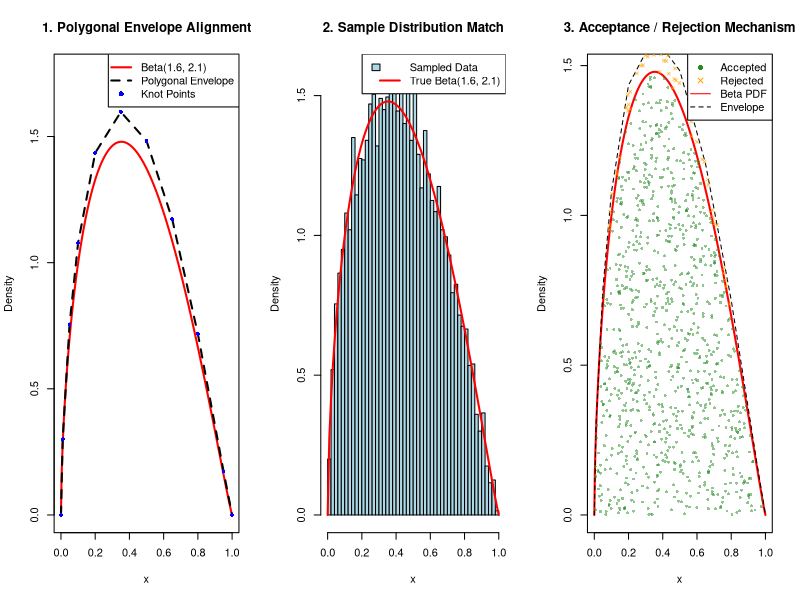

R code for this plot:
# ==============================================================================
# REJECTION SAMPLING FROM Beta(1.6, 2.1) VIA POLYGONAL ENVELOPE
#
# Methodology based on:
#   Karlis, D., & Xekalaki, E. (2003). On some rejection sampling methods for
#   continuous distributions. In "Advances in Mathematical and Statistical
#   Modeling" (A. Charalambous et al., Eds.), pp. 319-332. Birkhäuser.
#
# Key Idea:
#   By constructing a piecewise-linear (polygonal) upper envelope h(x) that 
#   closely bounds the Beta PDF f(x), we achieve a high acceptance rate (~94%)
#   while keeping the inverse-CDF sampling step mathematically exact.
# ==============================================================================

set.seed(123)

alpha <- 1.6
beta_param <- 2.1

# 1. Define envelope control points above the Beta(1.6, 2.1) curve
x_points <- c(0, 0.01, 0.05, 0.10, 0.20, 0.35, 0.50, 0.65, 0.80, 0.95, 1.0)
f_vals <- dbeta(x_points, alpha, beta_param)
h_points <- f_vals * 1.08  # 8% safety clearance above target density

# Slopes and segment areas
dx <- diff(x_points)
dh <- diff(h_points)
slopes <- dh / dx

segment_areas <- 0.5 * (h_points[-length(h_points)] + h_points[-1]) * dx
total_area <- sum(segment_areas)  # Area = scaling factor c
c_bound <- total_area

p_segments <- segment_areas / total_area
cdf_segments <- c(0, cumsum(p_segments))

# Inverse CDF sampling function (vectorized & stable)
sample_from_envelope <- function(n) {
  u1 <- runif(n)
  seg_indices <- findInterval(u1, cdf_segments, rightmost.closed = TRUE)
  seg_indices <- pmin(pmax(seg_indices, 1), length(dx))
  
  u2 <- runif(n)
  x_out <- numeric(n)
  
  for (i in seq_len(n)) {
    idx <- seg_indices[i]
    x0 <- x_points[idx]
    h0 <- h_points[idx]
    m  <- slopes[idx]
    w  <- dx[idx]
    
    if (abs(m) < 1e-10) {
      x_out[i] <- x0 + u2[i] * w
    } else {
      seg_area <- segment_areas[idx]
      target_area <- u2[i] * seg_area
      discriminant <- h0^2 + 2 * m * target_area
      t_val <- (-h0 + sqrt(pmax(0, discriminant))) / m
      x_out[i] <- x0 + t_val
    }
  }
  return(x_out)
}

# Envelope density evaluation h(x)
h_func <- function(x) {
  idx <- findInterval(x, x_points, rightmost.closed = TRUE)
  idx <- pmin(pmax(idx, 1), length(slopes))
  h_points[idx] + slopes[idx] * (x - x_points[idx])
}

# Rejection Sampling Execution (Tracking accepted and rejected points for plotting)
n_target <- 10000
samples <- numeric(n_target)
accepted <- 0
total_attempts <- 0

# Sample collections for visual demonstration of accepted/rejected points
all_propsed_x <- c()
all_proposed_u_scaled <- c()
all_accepted_flags <- c()

while (accepted < n_target) {
  k <- n_target - accepted
  x_prop <- sample_from_envelope(k)
  u <- runif(k)
  
  f_x <- dbeta(x_prop, alpha, beta_param)
  h_x <- h_func(x_prop)
  
  accept <- u <= (f_x / h_x)
  
  # Store a subset of 1,000 proposed points for the diagnostic plot
  if (length(all_propsed_x) < 1000) {
    all_propsed_x <- c(all_propsed_x, x_prop)
    all_proposed_u_scaled <- c(all_proposed_u_scaled, u * h_x)
    all_accepted_flags <- c(all_accepted_flags, accept)
  }
  
  n_acc <- sum(accept)
  if (n_acc > 0) {
    samples[(accepted + 1):(accepted + n_acc)] <- x_prop[accept]
    accepted <- accepted + n_acc
  }
  total_attempts <- total_attempts + k
}

emp_acceptance_rate <- n_target / total_attempts
cat(sprintf("Theoretical Acceptance Probability: %.2f%%\n", (1 / c_bound) * 100))
cat(sprintf("Empirical Acceptance Rate: %.2f%%\n", emp_acceptance_rate * 100))

#################################################################
################        PLOTTING RESULTS         ################
#################################################################

# Set up a 1x3 grid for comprehensive visual diagnostics
par(mfrow = c(1, 3))

# Plot 1: Target Density vs. Polygonal Envelope
x_grid <- seq(0, 1, length.out = 300)
beta_density <- dbeta(x_grid, alpha, beta_param)
envelope_vals <- sapply(x_grid, h_func)

plot(x_grid, beta_density, type = "l", col = "red", lwd = 2,
     xlab = "x", ylab = "Density",
     main = "1. Polygonal Envelope Alignment",
     ylim = c(0, max(envelope_vals) * 1.1))
lines(x_grid, envelope_vals, col = "black", lty = 2, lwd = 2)
points(x_points, h_points, col = "blue", pch = 16, cex = 0.8)
legend("topright", legend = c("Beta(1.6, 2.1)", "Polygonal Envelope", "Knot Points"),
       col = c("red", "black", "blue"), lty = c(1, 2, NA), pch = c(NA, NA, 16), lwd = 2)

# Plot 2: Histogram of Accepted Samples vs True Density
hist(samples, breaks = 50, freq = FALSE, col = "lightblue",
     main = "2. Sample Distribution Match",
     xlab = "x", ylab = "Density")
curve(dbeta(x, alpha, beta_param), add = TRUE, col = "red", lwd = 2)
legend("topright", legend = c("Sampled Data", "True Beta(1.6, 2.1)"),
       fill = c("lightblue", NA), border = c("black", NA),
       col = c(NA, "red"), lty = c(NA, 1), lwd = c(NA, 2))

# Plot 3: Acceptance / Rejection Visual Demonstration
plot_n <- 1000
sub_x <- all_propsed_x[1:plot_n]
sub_u <- all_proposed_u_scaled[1:plot_n]
sub_acc <- all_accepted_flags[1:plot_n]

plot(x_grid, beta_density, type = "l", col = "red", lwd = 2,
     xlab = "x", ylab = "Density", main = "3. Acceptance / Rejection Mechanism")
lines(x_grid, envelope_vals, col = "black", lty = 2)
points(sub_x[sub_acc], sub_u[sub_acc], col = adjustcolor("forestgreen", alpha.f = 0.5), pch = 16, cex = 0.6)
points(sub_x[!sub_acc], sub_u[!sub_acc], col = adjustcolor("orange", alpha.f = 0.6), pch = 4, cex = 0.6)
legend("topright", legend = c("Accepted", "Rejected", "Beta PDF", "Envelope"),
       col = c("forestgreen", "orange", "red", "black"), pch = c(16, 4, NA, NA), lty = c(NA, NA, 1, 2))

# Reset graphics layout
par(mfrow = c(1, 1))
